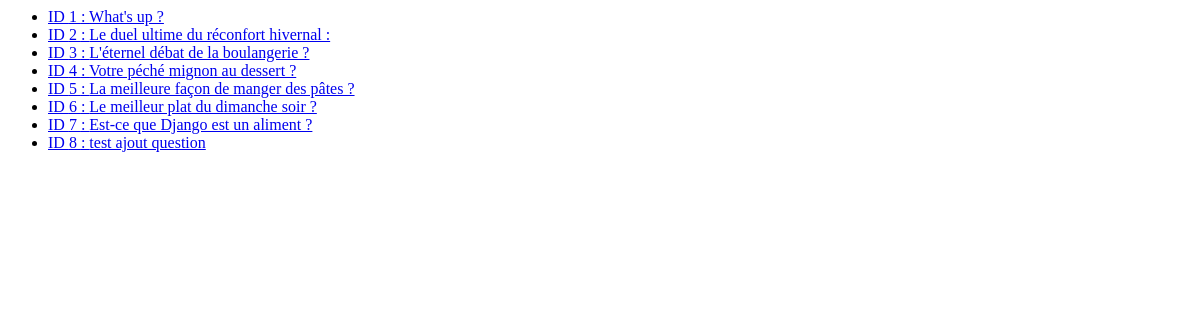
The app's page /polls/all, older data.
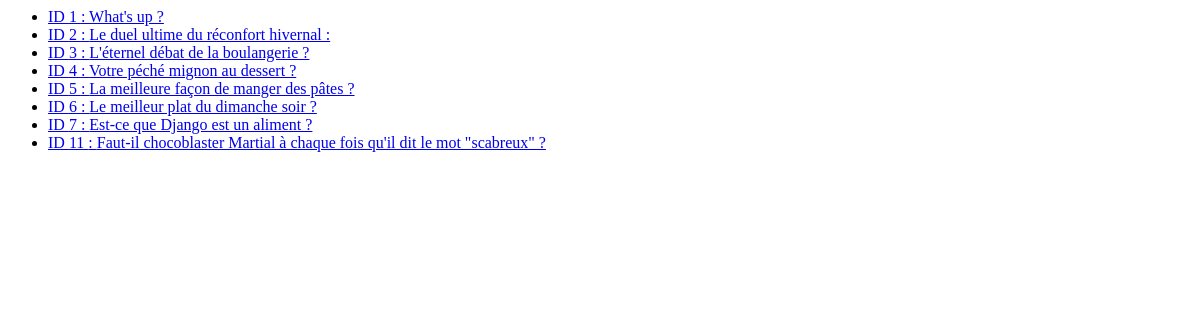
The same page, newer data.
### polls/models.py (models this page shows, shortened)
class Question(models.Model):
    question_text = models.CharField(max_length=200)
    pub_date = models.DateTimeField("date published")

### polls/views.py (the view)
# urls.py: path("all", views.AllView.as_view(), name="all"),
class AllView(generic.ListView):
    template_name = "polls/all.html"
    context_object_name = "question_list"
    def get_queryset(self):
        return Question.objects.order_by("id")

### polls/templates/polls/all.html
{% if question_list %}
    <ul>
    {% for question in question_list %}
        <li>
            <a href="{% url 'polls:frequency' question.id %}">ID {{ question.id }} : {{ question.question_text }}</a>
        </li>
    {% endfor %}
    </ul>
{% else %}
    <p>No polls are available.</p>
{% endif %}

Row changes from the older to the newer data that the page shows:
removed Question: id "8", question_text "test ajout question"
added Question: id "11", question_text "Faut-il chocoblaster Martial à chaque fois qu'il dit le mot \"scabreux\" ?"
